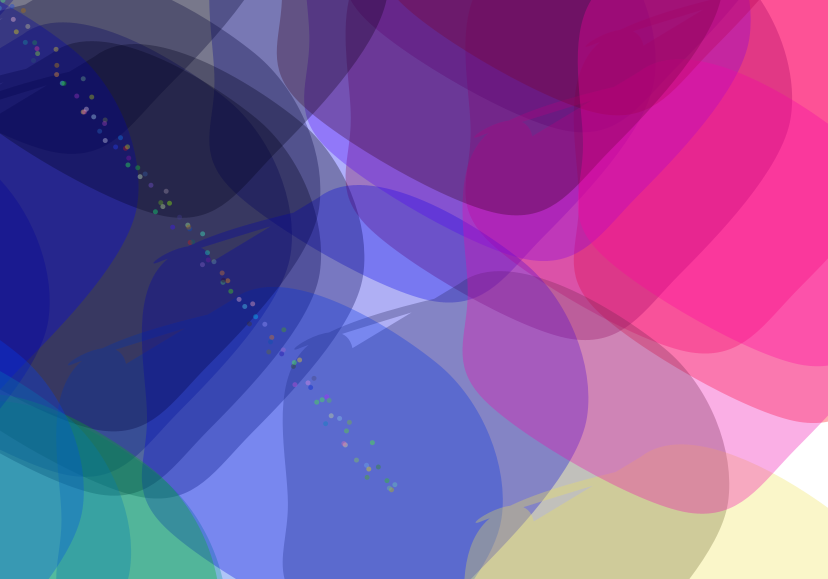
Frame 1 (no input)
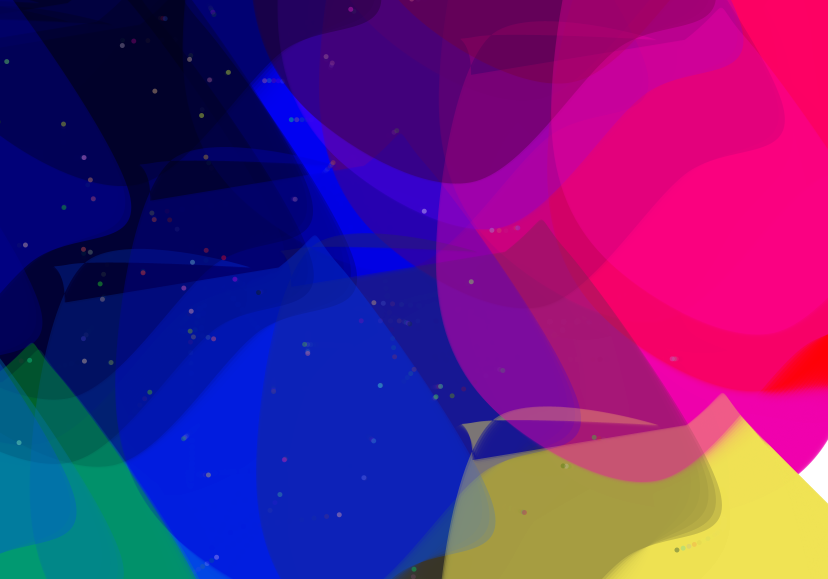
Frame 60 (the mouse pressed at the canvas centre just before this capture)
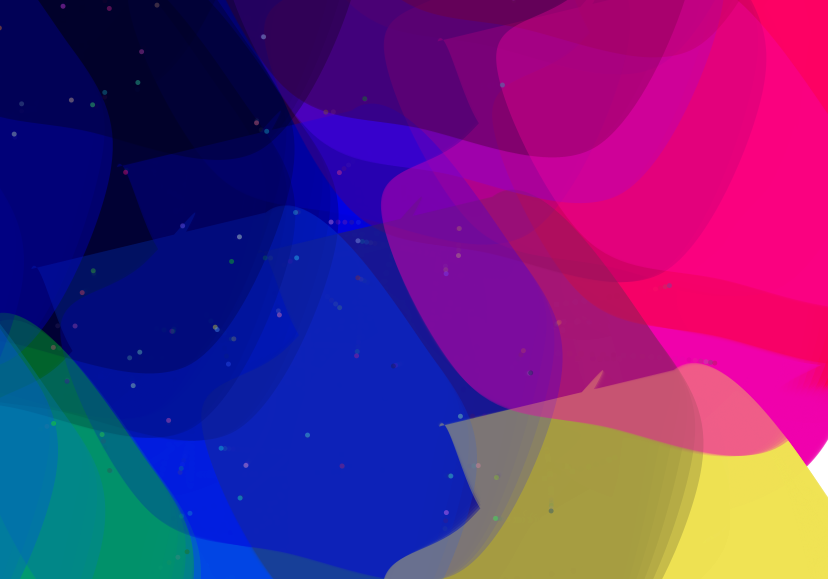
Frame 120 (the mouse held since frame 60 and released just before this capture)

The Processing sketch that drew these frames (run headless with seeded random() and noise(); from frame 60 on, the mouse is pressed at the canvas centre):

// Processing sketch: processing_165102
// ── processing_165102.pde

Orb[] a = new Orb[30];
Oscillator[] b = new Oscillator[100];

void setup() {
  size(828, 579);

  for (int i = 0; i < a.length; i++) {
    a[i] = new Orb(random(-800, width/2), random(-600, height/2), random(0, 255));
    rotate(random(-90, 90));
  }

  for (int i = 0; i < b.length; i++) {
    b[i] = new Oscillator(i*4, i*5);
  }

  background(255);
}

void draw() {

  for (int i = 0; i < a.length; i++) {
    a[i].circle();
  }
  for (int i = 0; i < b.length; i++) {
    b[i].oscillate();
    b[i].display();
  }
}

// void mousePressed() {
//   for (int i = 0; i < a.length; i++) {
//     b[i].display();
//   }
// }

class Orb {

  //point of the orb
  float pointAx = 244.09;
  float pointAy = 244.09;
  float pointBx = 400;
  float pointBy = 179.51;
  float pointCx = 555.91;
  float pointCy = 244.09;
  float pointDx = 620.49;
  float pointDy = 400;
  float pointEx = 555.91;
  float pointEy = 555.91;
  float pointFx = 400;
  float pointFy = 620.49;
  float pointGx = 244.09;
  float pointGy = 555.91;
  float pointHx = 179.51;
  float pointHy = 400;
  float pointIx = 244.09;
  float pointIy = 244.09;
  float pointJx = 400;
  float pointJy = 179.51;
  //float pointKx = 555.91;
  float pointKx = 244.09;
  float pointKy = 244.09;
  float x, y, z;
  PImage stage;

  //constructor 
  Orb(float a, float b, float c) {
    x = a;
    y = b;
    z = c;
  }
  void circle() {
    //fill(30, 200, 150, 50);
    // fill(random(100, 150)*.05+map(cos(frameCount*0.05), -1, 1, -50, 50), random(100, 200)*0.05, map(cos(frameCount*0.03), -1, 1, -50, 50), 80);
    fill(x, y, z, 80);
    noStroke();
    //strokeWeight(0.1);
    //stroke(0, 0, 0, 100);
    // curveTightness(10);
    pushMatrix();
    translate(x, y);
    beginShape();
    curveVertex(pointAx+map(cos(frameCount*0.05), -1, 1, -50, 50), pointAy*2+map(cos(frameCount*0.05), -1, 1, -50, 50));
    curveVertex(pointBx+map(sin(frameCount*0.02), -1, 1, -50, 50), pointBy+map(cos(frameCount*0.02), -1, 1, -50, 50));
    curveVertex(pointCx+map(cos(frameCount*0.05), -1, 1, -50, 50), pointCy+map(cos(frameCount*0.05), -1, 1, -50, 50));
    curveVertex(pointDx+map(cos(frameCount*0.2), -1, 1, -50, 50), pointDy+map(cos(frameCount*0.2), -1, 1, -50, 50));
    curveVertex(pointEx+map(sin(frameCount*0.05), -1, 1, -50, 50), pointEy+map(cos(frameCount*0.05), -1, 1, -50, 50));
    curveVertex(pointFx+map(cos(frameCount*0.02), -1, 1, -50, 50), pointFy+map(cos(frameCount*0.02), -1, 1, -50, 50));
    curveVertex(pointGx+map(sin(frameCount*0.05), -1, 1, -50, 50), pointGy+map(sin(frameCount*0.05), -1, 1, -50, 50));
    curveVertex(pointHx+map(cos(frameCount*0.02), -1, 1, -50, 50), pointHy+map(cos(frameCount*0.02), -1, 1, -50, 50));
    curveVertex(pointIx+map(sin(frameCount*0.05), -1, 1, -50, 50), pointIy+map(cos(frameCount*0.05), -1, 1, -50, 50));
    curveVertex(pointJx+map(cos(frameCount*0.02), -1, 1, -50, 50), pointJy+map(cos(frameCount*0.02), -1, 1, -50, 50));
    curveVertex(pointKx-map(sin(frameCount*0.05), -1, 1, -50, 50), pointKy+map(cos(frameCount*0.05), -1, 1, -50, 50));
    curveVertex(pointAx+map(cos(frameCount*0.03), -1, 1, -50, 50), pointAy+map(cos(frameCount*0.03), -1, 1, -50, 50));
    curveVertex(pointAx+map(cos(frameCount*0.03), -1, 1, -50, 50), pointAy*2+map(cos(frameCount*0.03), -1, 1, -50, 50));
    endShape(CLOSE);
    popMatrix();
  }
}

class Oscillator {

  PVector angle;
  PVector velocity;
  PVector amplitude;
  float a, b;

  Oscillator(float _x, float _y) {
    a = _x;
    b = _y;
    angle = new PVector();
    velocity = new PVector(random(-0.05, 0.05), random(-0.05, 0.05));
    //Random velocities and amplitudes
    amplitude = new PVector(random(width/2), random(height/2));
  }

  void oscillate() {
    angle.add(velocity);
  }

  void display() {
    //Oscillating on the x-axis
    float x = sin(angle.x)*amplitude.x;
    //Oscillating on the y-axis
    float y = sin(angle.y)*amplitude.y;

    pushMatrix();
    translate(a, b);
    fill(random(0, 255), random(0, 255), random(0, 255), 100);
    ellipse(x, y, 5, 5);
    popMatrix();
  }
}
